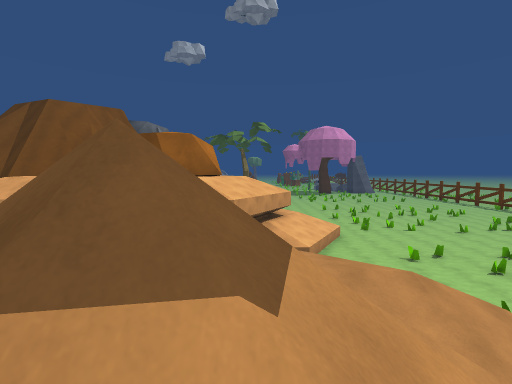
view 1 (above)

24 first-person views from a walk through a Unity game level. The camera is 1.5 m above the floor, tilts 4° down and sees 85° across. The floor is counted in squares, 2 m on a side. Each view is taken from the middle of a square. On the plan, view 1 faces up. The plan holds only what a view shows up to about 10 squares ahead; the rest is blank. The place goes on beyond the plan. The player character is not drawn. Some animated figures are left out. Surface patterns are stand-ins for the level's own textures.

view 2
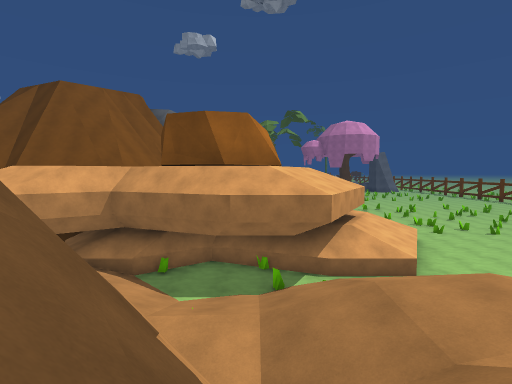

view 3
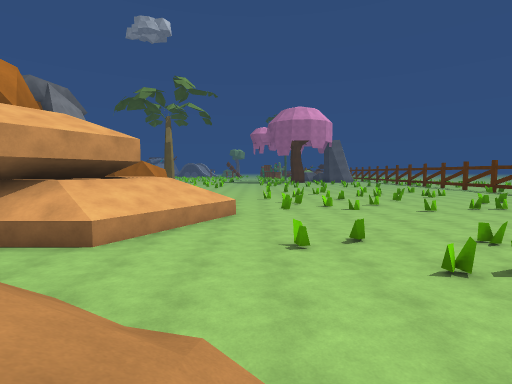

view 4
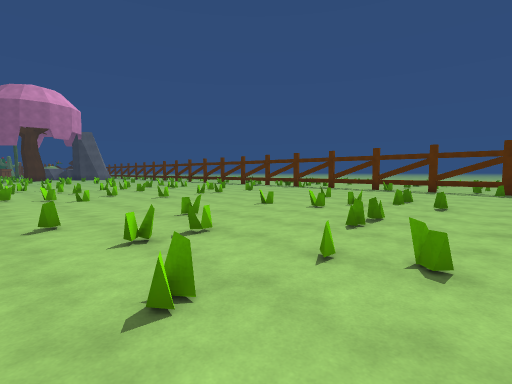

view 5
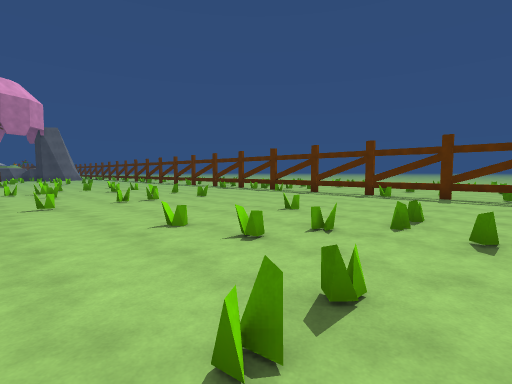

view 6
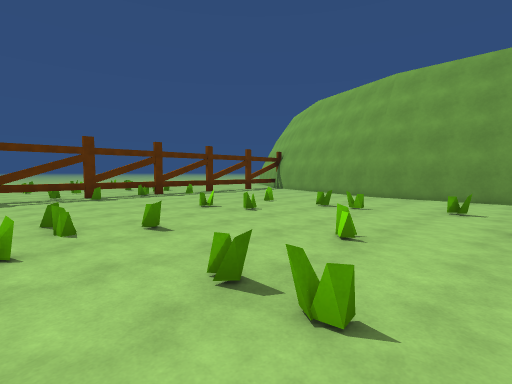

view 7
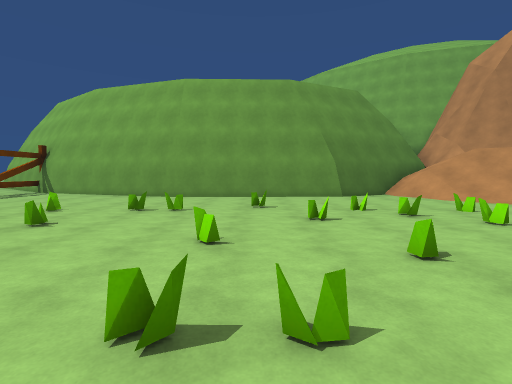

view 8
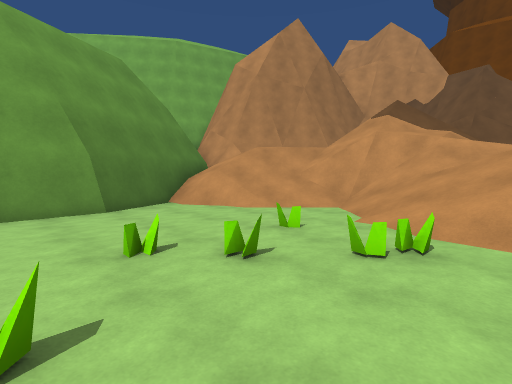

view 9
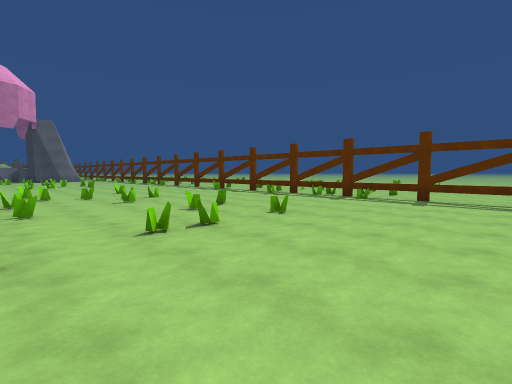

view 10
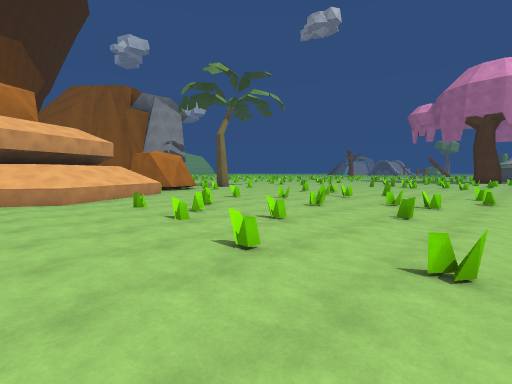

view 11
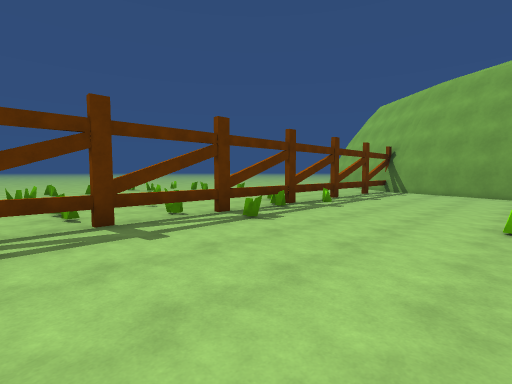

view 12
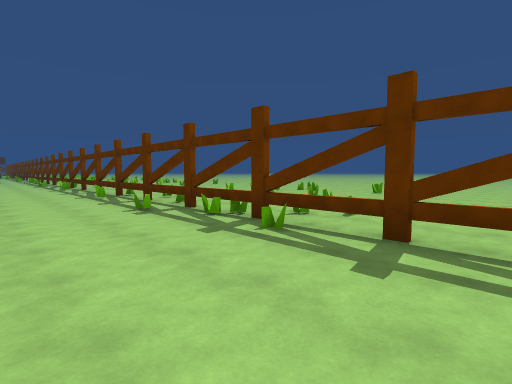

view 13
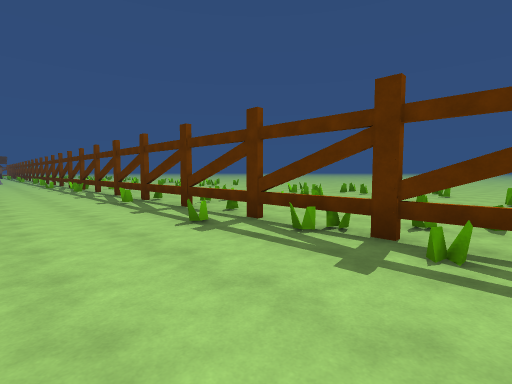

view 14
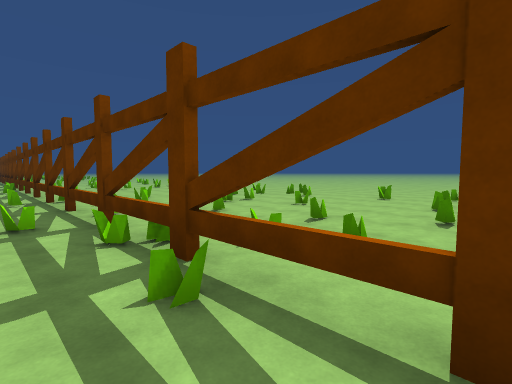

view 15
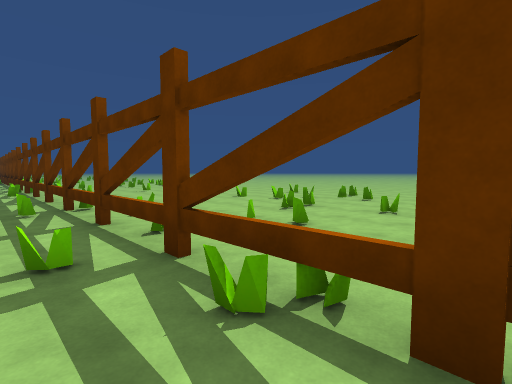

view 16
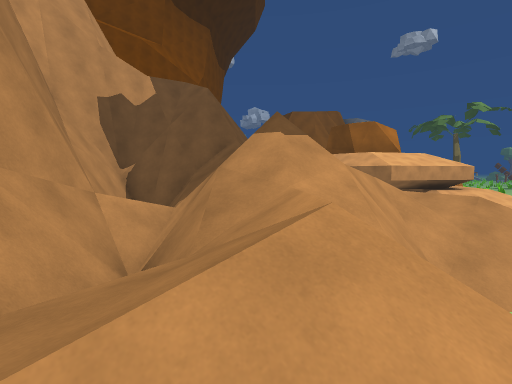

view 17
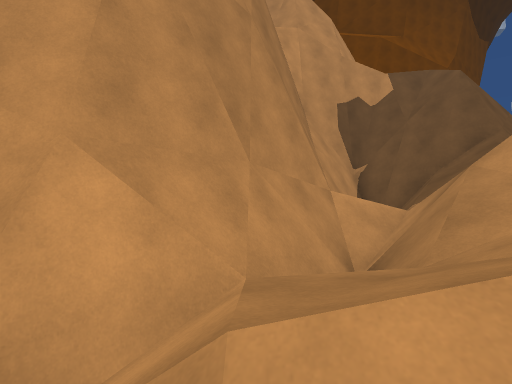

view 18
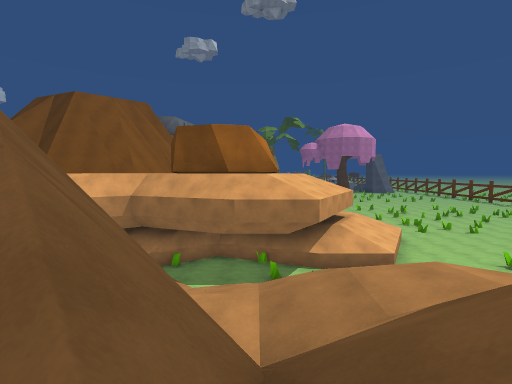

view 19
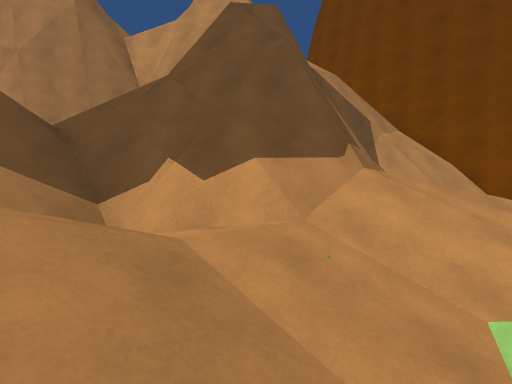

view 20
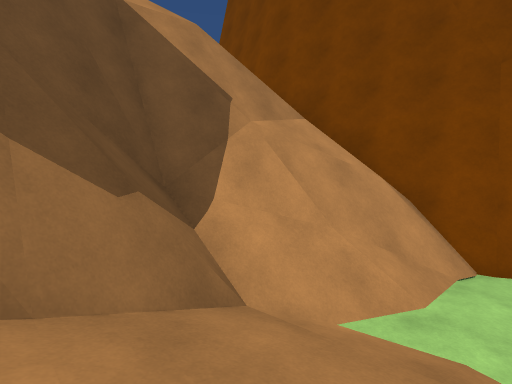

view 21
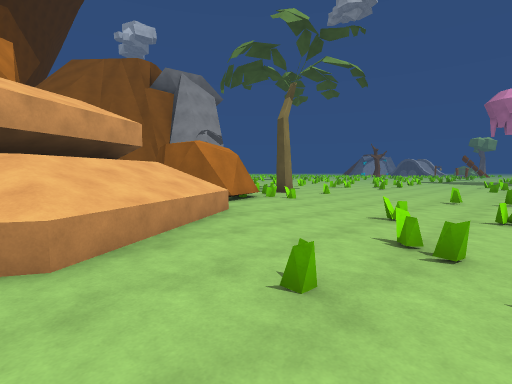

view 22
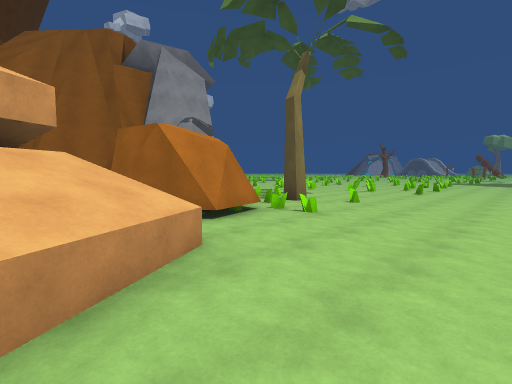

view 23
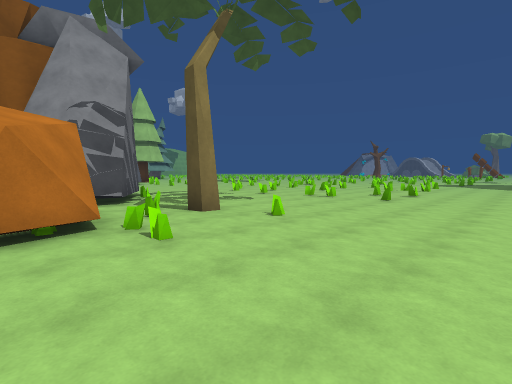

view 24
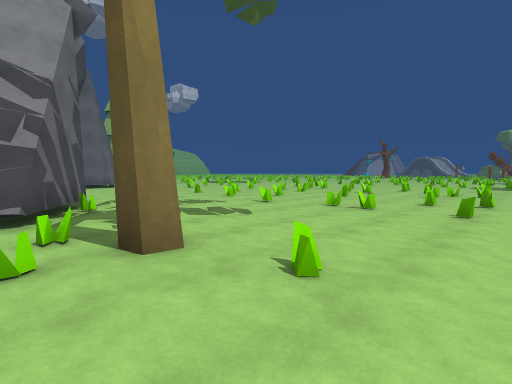

### Floor plan
Key: @ floor where view 1 was taken; # wall or solid block; . main floor; : floor 4.25 m higher than the main floor; + floor 4.5 m higher than the main floor; * floor 4.75 m higher than the main floor; / step, stairs or slope; = window, fence, low wall or low ledge; ^ raised ledge; v drop or lower ground; R rock; T thing the floor can be seen under or through; P palm tree.
Columns run from 11 left of view 1 to 27 right of it. Each row starts with its distance up from view 1.
 26        ..=..=..             #
 25       .=...=....            #=
 24      .=...=.=....         ..#.
 23      ...=........         ..#...
 22       ...........   ..    ..#...
 21     .............  ....  ...#...
 20     .....#..#.... ...=.  ...=......
 19       ##..P.....=..=.... ...#..=.=.
 18        ##.#......==..==.....===..==..
 17           RR=.......=..==...#......==.
 16      ##   RR.....==....=...==.=...=...
 15      #vvRRR .........=......#...=....
 14       v   v #^..=......==...=......==..
 13           :^^^...=.=........T=.=.......
 12  ###    RR*:^^^.=.=.=.=.=...T.=.=.=.=.
 11  ##   R  RR+^^^.............T.........
 10       RRRRR+^^..............T......
  9     =#=R#R/:^^.......=......T.
  8      ##/../=^...=..=........T..
  7 #..//////// /....==..==.....T==. ==..
  6 #=////////// //..=..=..==...T...=  ==
  5 ##=/###/=//// //..=........=T.=
  4  #^#^^^^#=//////.....=......T..
  3    ^#  ^==//////=..=...==...=..=
  2        #////=///==......=...#=.
  1       ^#//=/##/...=.=.=.....=.=
  0       ^#v//@/=//............#.
 -1        ^#=v#////............=
 -2         ^##//////########...#
 -3           ^^///###      #####
 -4            ^#/##
 -5             #

Positions as (right, up) in squares from view 1, and headings:
1: (0, 0), facing up
2: (-2, 2), facing up
3: (4, 4), facing up
4: (5, 4), facing up-right
5: (8, 5), facing up-right
6: (8, 7), facing down-right
7: (9, 7), facing down
8: (8, 4), facing down-left
9: (9, 9), facing up-right
10: (11, 10), facing up-left
11: (13, 8), facing down-right
12: (14, 10), facing up-right
13: (14, 12), facing up-right
14: (16, 11), facing up-right
15: (16, 13), facing up-right
16: (3, -3), facing up-left
17: (3, -3), facing left
18: (-2, 1), facing up
19: (-1, 7), facing down-left
20: (-6, 7), facing down-left
21: (6, 11), facing up-left
22: (4, 13), facing up-left
23: (4, 16), facing up-left
24: (2, 18), facing up-left
